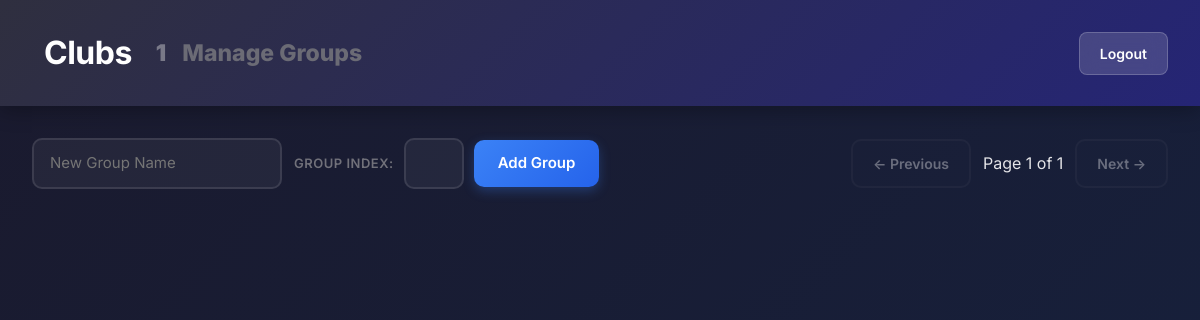
The app's page /club/18/manage_groups/ (signed in), older data.
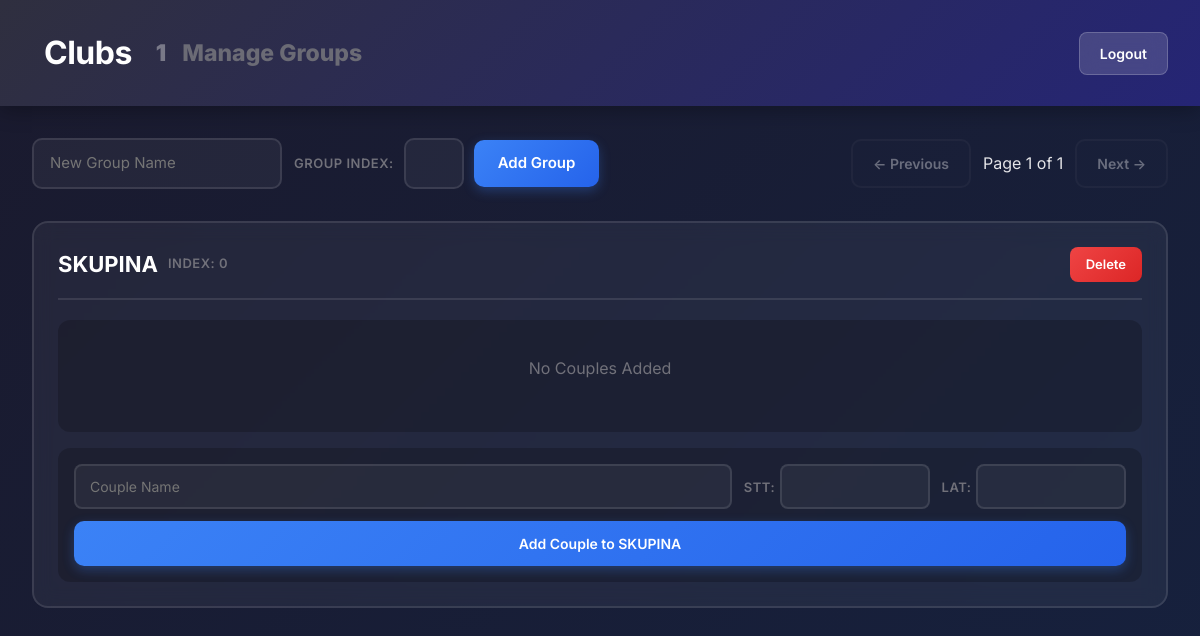
The same page, newer data.
### TrainerClubs/models.py (models this page shows, shortened)
class Club(models.Model):
    club_owner = models.ForeignKey(User, on_delete=models.CASCADE, related_name='clubs')
    name = models.CharField(max_length=100)
    profile_picture = models.ImageField(upload_to='club_profiles/', blank=True, null=True)

### main/models.py (models this page shows, shortened)
class Group(models.Model):
    club = models.ForeignKey(Club, on_delete=models.CASCADE, related_name='groups', null=True, blank=True)
    user = models.ForeignKey(User, on_delete=models.CASCADE, related_name='owned_groups')
    name = models.CharField(max_length=200)
    index = models.IntegerField(default=0)  # For sorting groups
    couples = []

### main/views.py (the view)
# urls.py: path('club/<int:club_id>/manage_groups/', views.manage_groups, name='manage_groups'),
@login_required
def manage_groups(request, club_id):
    all_groups = request.user.owned_groups.all()
    club = get_object_or_404(Club, id=club_id, club_owner=request.user)
    paginator = Paginator(all_groups, 2)
    page_number = request.GET.get('page', 1)
    page_obj = paginator.get_page(page_number)
    error_message = request.GET.get('error', None)
    success_message = request.GET.get('success', None)
    return render(request, 'manage_groups.html', {
        'page_obj':page_obj,
        'club':club,
        'groups':page_obj.object_list,
        'error_message': error_message,
        'success_message': success_message,
    })

### main/templates/manage_groups.html (shortened to what this page needs)
<!DOCTYPE html>
<html lang="en">
<head>
    <link href="https://cdn.jsdelivr.net/npm/bootstrap@5.3.0/dist/css/bootstrap.min.css" rel="stylesheet">
</head>
<body>
   <div class="header">
        <nav class="navbar navbar-expand-lg" style="background-color: none; margin: 0; padding: 0;">
            <div class="container-fluid" style="display: flex;">
                <a class="navbar-brand" href="/trainer/trainer_dashboard/"
                style="font-size: 32px; font-weight: 700; color: white; letter-spacing: -0.5px; text-decoration: none;">Clubs</a>
                <div class="collapse navbar-collapse" id="navbarSupportedContent">
                <ul class="navbar-nav me-auto mb-2 mb-lg-0" style="display: flex;">
                    <li class="nav-item">
                    <a class="nav-link" aria-current="page" href="/club/{{club.id}}/"
                    style="
                        color: #797988 !important;
                        font-size: 23px !important;
                        font-weight: 1000 !important;
                        background: none;
                    ">{{ club.name }}</a>
                    </li>
                    <li class="nav-item">
                    <a class="nav-link disabled" aria-current="page"
                    style="
                        color: #6b6b75 !important;
                        font-size: 23px !important;
                        font-weight: 800 !important;
                        background: none;
                    ">Manage Groups</a>
                    </li>
                </ul>
                </div>
            </div>
        </nav>
        <a class="header-nav-btn" href="{% url 'logout' %}">Logout</a>
    </div>
    <div class="main-container">
        <div class="top-bar">
            <form method="POST" action="{% url 'add_group' club.id %}" class="add-group-form">
                <input type="text" name="group_name" class="auto-width-input" placeholder="New Group Name" required>
                <div style="display: flex; align-items: center; gap: 10px;">
                    <span class="small-label">Group Index: </span>
                    <input type="text" name="group_index">
                    <button type="submit" class="btn-add">Add Group</button>
                </div>
            </form>
            <div class="nav-buttons">
                <a id="prev-page"
                   class="nav-btn{% if not page_obj.has_previous %} disabled{% endif %}"
                   {% if page_obj.has_previous %}
                   href="?page={{ page_obj.previous_page_number }}"
                   data-target-page="{{ page_obj.previous_page_number }}"
                   {% else %}
                   aria-disabled="true" style="pointer-events: none;"
                   {% endif %}>← Previous</a>
                <span>Page {{ page_obj.number }} of {{ page_obj.paginator.num_pages }}</span>
                <a id="next-page"
                   class="nav-btn{% if not page_obj.has_next %} disabled{% endif %}"
                   {% if page_obj.has_next %}
                   href="?page={{ page_obj.next_page_number }}"
                   data-target-page="{{ page_obj.next_page_number }}"
                   {% else %}
                   aria-disabled="true" style="pointer-events: none;"
                   {% endif %}>Next →</a>
            </div>
        </div>
        <div class="slider-container">
            <div id="groups-slider" class="groups-slider">
                <div class="groups-page" data-page="{{ page_obj.number }}">
                    {% include 'partials/groups_page.html' %}
                </div>
            </div>
        </div>
    </div>
</body>
</html>

### main/templates/partials/groups_page.html (shortened to what this page needs)
{% for group in groups %}
<div class="group-card" data-group-id="{{ group.id }}">
    <div class="group-header">
        <div style="display: flex; align-items: center; gap: 10px;">
            <h3 style="margin: 0; padding: 0;" contenteditable="true"
                data-group-id="{{ group.id }}"
                data-original="{{ group.name }}"
                class="editable-group-name"
                title="Click to edit; Enter to save">{{ group.name }}</h3>
            <span class="small-label">Index:
             <span contenteditable="true"
                    data-group-id="{{ group.id }}"
                    data-original="{{ group.index }}"
                    class="editable-group-index"
                    title="Click to edit; Enter to save">{{ group.index }}</span>
            </span>
        </div>
        <form method="POST" action="{% url 'delete_group' club_id=club.id group_id=group.id %}" style="margin: 0;">
            <button type="submit" class="btn-delete"
                    onclick="return confirm('Delete {{ group.name }}?')">Delete</button>
        </form>
    </div>
    {% if group.couples.all %}
    <div class="couple-list">
        {% for couple in group.couples.all %}
        <div class="couple-item" draggable="true"
             data-couple-id="{{ couple.id }}" data-group-id="{{ group.id }}">
            <div>
                <span class="editable-couple" contenteditable="true"
                      data-couple-id="{{ couple.id }}"
                      data-original="{{ couple.name }}">{{ couple.name }}</span>
                <div>
                    <span class="small-label">STT:</span>
                    <span contenteditable="true"
                      data-couple-id="{{ couple.id }}"
                      data-original="{{ couple.dance_class_stt }}"
                      class="editable-couple-dance-class-stt"
                      >{{ couple.dance_class_stt }}</span>
                    <span class="small-label">LAT:</span>
                    <span contenteditable="true"
                        data-couple-id="{{ couple.id }}"
                        data-original="{{ couple.dance_class_lat }}"
                        class="editable-couple-dance-class-lat">{{ couple.dance_class_lat }}</span>
                </div>
            </div>
            <form method="POST" action="{% url 'delete_couple' club_id=club.id couple_id=couple.id%}" style="margin: 0;">
                {% csrf_token %}
                <input type="hidden" name="page" value="{{ page_obj.number }}">
                <button type="submit" class="btn-delete">Delete</button>
            </form>
        </div>
        {% endfor %}
    </div>
    {% else %}
    <div class="couple-list">
        <p style="color: #71717a; text-align: center; padding: 20px;">No Couples Added</p>
    </div>
    {% endif %}
    <form method="POST" action="{% url 'add_couple' club.id%}" class="add-couple-form">
        <div class="assign-row">
            <div class="assign-fields">
                <input type="text" name="couple_name" placeholder="Couple Name" required>
                <div>
                    <span class="small-label">STT:</span>
                    <input type="text" name="dance_class_stt" style="max-width: 100px;" required>
                </div>
                <div>
                    <span class="small-label">LAT:</span>
                    <input type="text" name="dance_class_lat" style="max-width: 100px;" required>
                </div>
            </div>
            <button type="submit">Add Couple to {{ group.name }}</button>
        </div>
    </form>
</div>
{% endfor %}

Row changes from the older to the newer data that the page shows:
added Group: name "SKUPINA", index "0", shows "No Couples Added"
